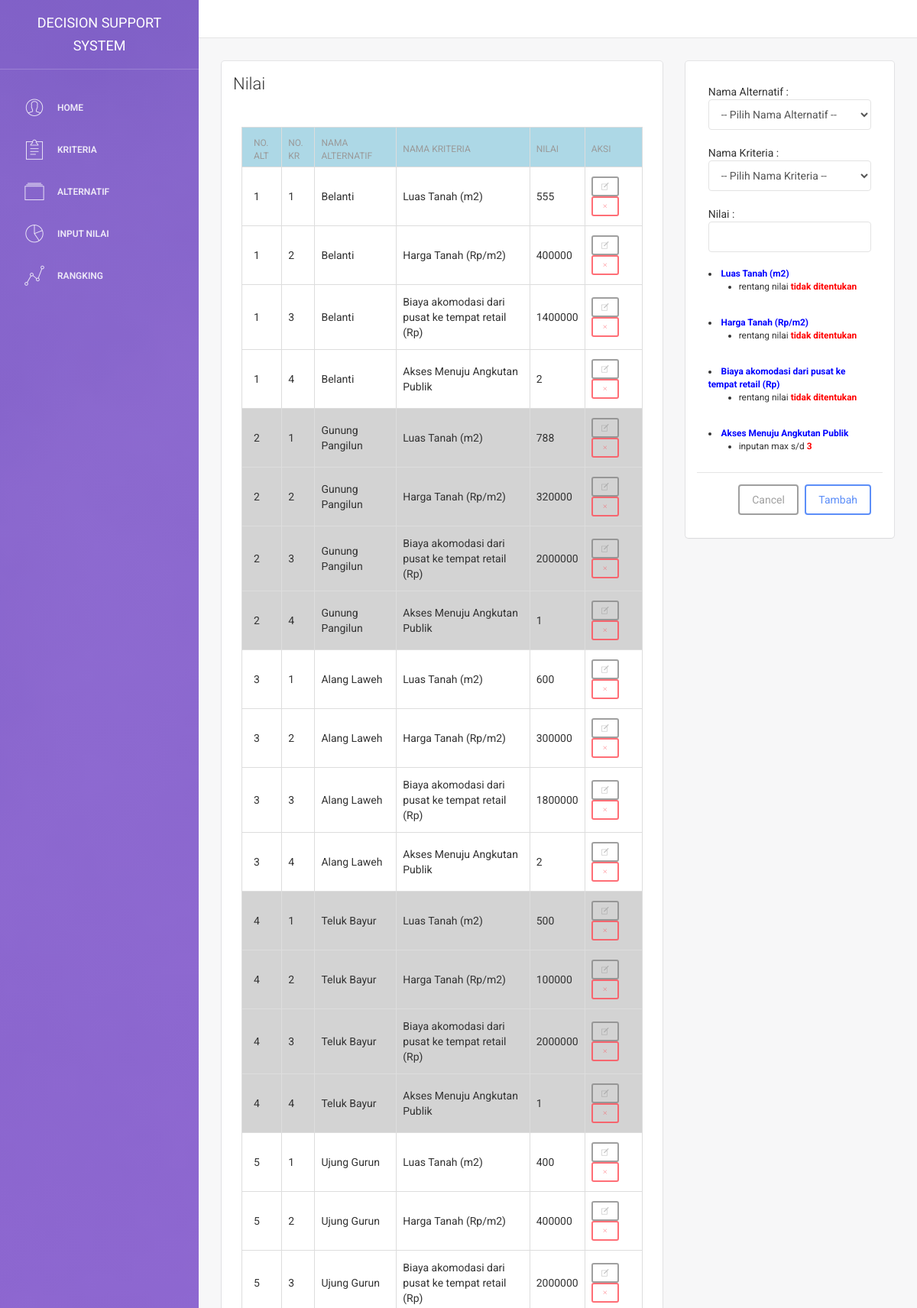
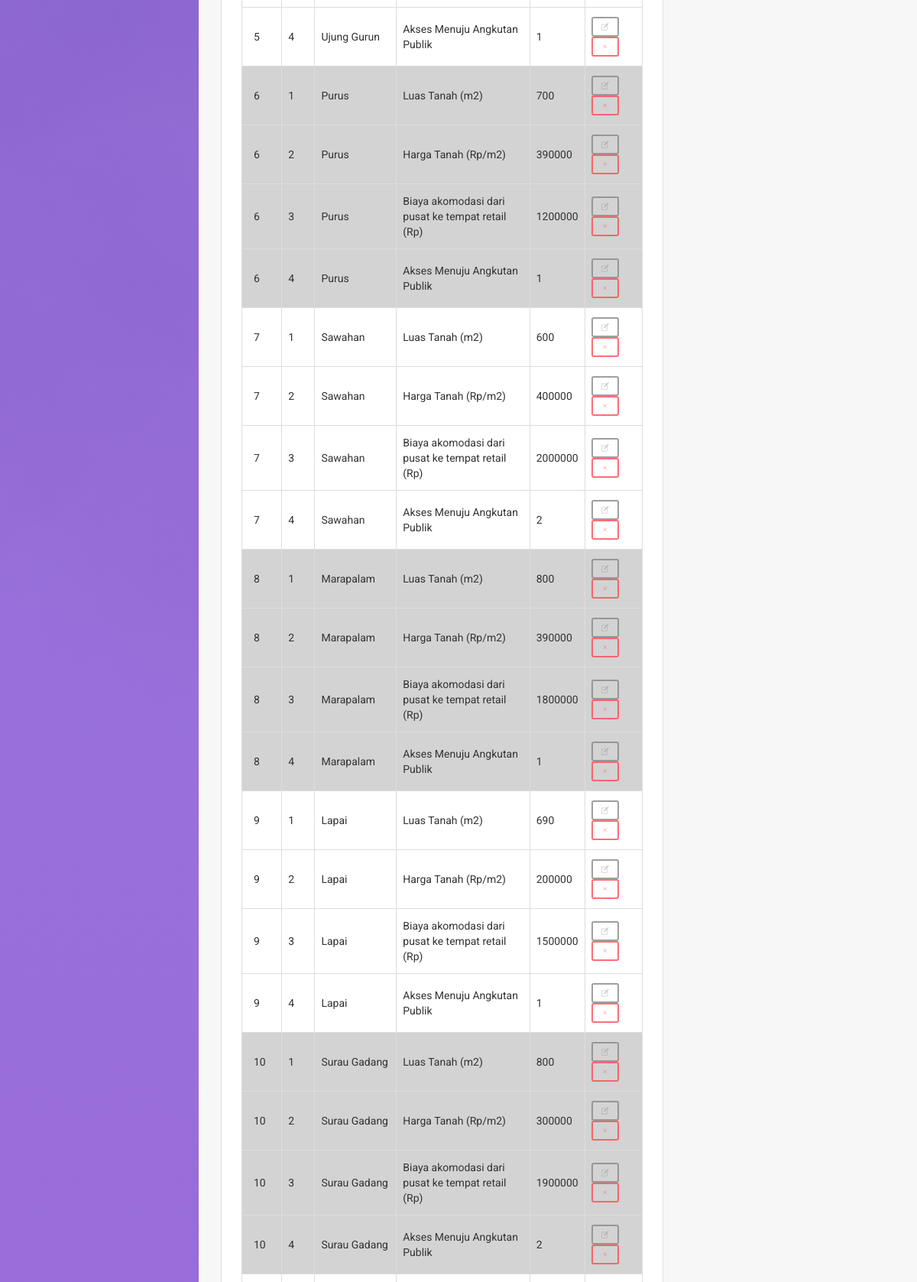
Page /nilai.php (upper part) on the committed database (2 pictures, top to bottom).
### tables this page shows
CREATE TABLE `talternatif_kriteria` (
  `id_alternatif` int(11) NOT NULL,
  `id_kriteria` int(11) NOT NULL,
  `nilai` double NOT NULL
);

CREATE TABLE `talternatif` (
  `id_alternatif` int(11) NOT NULL,
  `nama_alternatif` varchar(60) NOT NULL,
  `keterangan` text NOT NULL
);

CREATE TABLE `tkriteria` (
  `id_kriteria` int(11) NOT NULL,
  `nama_kriteria` varchar(60) NOT NULL,
  `kepentingan` double NOT NULL,
  `costbenefit` varchar(10) NOT NULL,
  `rentangnilai` int(11) NOT NULL
);

### nilai.php (the view, shortened to what this page needs)
<!doctype html>
<html lang="en">
<head>
	<?php include 'layout/head.php'; ?>
</head>
<body>
<div class="wrapper">
		<?php include 'layout/sidebar.php' ?>
    <div class="main-panel">
		<nav class="navbar navbar-default navbar-fixed">
    </nav>
        <div class="content">
            <div class="container-fluid">
                <div class="row">
                    <div class="col-md-8">
                        <div class="card">
                            <div class="header">
                                <h4 class="title">Nilai</h4>
                            </div>
                            <div class="content">
                                <form>
                                    <div class="row">
																			<div class="content">
																				<div class="row" style="margin:2%;">
																					<table
													                  class="table table-striped table-bordered table-hover table-highlight table-checkable"
													                  data-provide="datatable"
													                  data-display-rows="10"
													                  data-info="true"
													                  data-search="true"
													                  data-length-change="true"
													                  data-paginate="true"
													                  id="dataTable"
													                >
													                    <thead>
													                      <tr style="background-color: lightblue">
													                        <th>No. Alt</th>
													                        <th>No. Kr</th>
													                        <th data-direction="asc" data-filterable="true" data-sortable="true">Nama Alternatif</th>
													                        <th data-filterable="true" data-sortable="true" >Nama Kriteria</th>
													                        <th data-direction="asc" data-filterable="true" data-sortable="true">Nilai</th>
													                        <th data-filterable="false" class="hidden-xs hidden-sm">Aksi</th>
													                      </tr>
													                    </thead>
													                    <tbody>
													                      <?php
													            $calt=mysql_query("SELECT min(id_alternatif) as min FROM talternatif");
													            while ($hasil=mysql_fetch_assoc($calt)) {
													              $alt1 = $hasil['min'];
													            }
													            $kriteria=mysql_query("SELECT * FROM talternatif_kriteria,tkriteria,talternatif
													                        WHERE talternatif_kriteria.id_alternatif=talternatif.id_alternatif AND
													                      talternatif_kriteria.id_kriteria=tkriteria.id_kriteria ORDER BY talternatif.id_alternatif ASC");
													            $no=1;
													            $nomor=1;
													            $warna="white";
													            while($kr=mysql_fetch_array($kriteria)){
													              $nilai= $kr['nilai'];
													              $alt2=$kr['id_alternatif'];
													              if ($alt1!=$alt2) {
													                $alt1=$alt2;
													                $no++;$nomor=1;
													              }
													            if ($no%2==0) {
													                $warna="lightgray";
													              }
													            else {
													                $warna="white";
													              }
													              echo"
													              <tr style=background-color:".$warna.">
													              <td>$no</td>
													              <td>$nomor</td>
													              <td>$kr[nama_alternatif]</td>
													              <td>$kr[nama_kriteria]</td>
													              <td>$nilai</td>
													              <td>";
													              if ($kr['rentangnilai']>1) {
													                $r=' inputan max s/d <font color="red"><b>'.$kr['rentangnilai'].'</b></font>';
													              }
													              else {
													                $r=' rentang nilai <font color="red"><b>tidak ditentukan</b></font>';
													              }
													              echo '
													                <a data-toggle="modal" data-target="#n'.$kr['id_alternatif'].'_'.$kr['id_kriteria'].'"><button type="button" class="btn btn-sm pe-7s-note"></button></a>
													                <a data-toggle="modal" data-target="#hapusn'.$kr['id_alternatif'].'_'.$kr['id_kriteria'].'"><button type="button" class="btn btn-danger btn-sm pe-7s-close"></button></a>
													                  <div class="modal fade" id="n'.$kr['id_alternatif'].'_'.$kr['id_kriteria'].'" tabindex="-1" role="dialog" aria-labelledby="exampleModalLabel" aria-hidden="true">
													                      Alternatif :<input class="form-control" name="" value="'.$kr['nama_alternatif'].'" disabled>
													                      Kriteria : <input class="form-control" type="text" name="" value="'.$kr['nama_kriteria'].'" disabled>
													                      Nilai : <input class="form-control" type="number" name="txtNilai" value="'.$kr['nilai'].'">
													                      <input type="hidden" name="idalt" value="'.$kr['id_alternatif'].'">
													                      <input type="hidden" name="idk" value="'.$kr['id_kriteria'].'">
													                      <br/><small><font color="blue"><b>'.$kr['nama_kriteria'].'</b></font>'.$r.'</small>
													              </div>
													              <div class="modal fade" id="hapusn'.$kr['id_alternatif'].'_'.$kr['id_kriteria'].'" tabindex="-1" role="dialog" aria-labelledby="exampleModalLabel" aria-hidden="true">
													                  <div class="modal-body">Yakin hapus nilai alternatif-kriteria: '.$kr['nama_alternatif'].' <br/>'.$kr['nama_kriteria'].' = '.$kr['nilai'].' ?</div>
													                    <a class="btn btn-danger" href="controller/hapusnilai.php?idalt='.$kr['id_alternatif'].'&idk='.$kr['id_kriteria'].'">Hapus</a>
													            </div>
													                ';
													              echo "
													              </td>
													              </tr>
													              ";
													              $nomor++;
													           }
													            ?>
													                    </tbody>
													                  </table>
																				</div>
																			</div>
                                    </div>
                                </form>
                            </div>
                        </div>
                    </div>
                    <div class="col-md-4">
											<div class="card card-user">
													<div class="modal-body">
														<form method='post' action='controller/tambahnilai.php'>
					                    <div class="modal-body">
					                      <select id="s2_basic" class="form-control" name="cboAlternatif">
					                      <option>-- Pilih Nama Alternatif --</option>
					                      </select> <br/>
					                      <select id="s2_basic" class="form-control" name="cboKriteria">
					                      <option>-- Pilih Nama Kriteria --</option>
					                      </select> <br/>
					                      <input type="number" class="form-control"  name="txtNilai">
					                      <?php
					                      $c=mysql_query("SELECT * FROM tkriteria");
					                      while ($show=mysql_fetch_assoc($c)) {
					                        if ($show['rentangnilai']>1) {
					                          $r='<ul><li> inputan max s/d <font color="red"><b>'.$show['rentangnilai'].'</b></font></li></ul>';
					                        }
					                        else {
					                          $r='<ul><li> rentang nilai <font color="red"><b>tidak ditentukan</b></font></li></ul>';
					                        }
					                        echo '<br/><small><li><font color="blue"><b>'.$show['nama_kriteria'].'</b></font></li>'.$r.'</small>';
					                      }
					                    ?>
					                    </div>
					                    <div class="modal-footer">
					                      <button class="btn btn-secondary" type="button" data-dismiss="modal">Cancel</button>
					                      <input class="btn btn-primary" type='submit' name="submit" value="Tambah"></button>
					                    </div>
				                  </form>
											</div>
                    </div>
                </div>
            </div>
        </div>
    </div>
</div>
</body>
</html>

### rows in the picture
talternatif_kriteria: no "1", nomor "1", id_alternatif.nama_alternatif "Belanti", id_kriteria.nama_kriteria "Luas Tanah (m2)", nilai "555"
talternatif_kriteria: no "1", nomor "2", id_alternatif.nama_alternatif "Belanti", id_kriteria.nama_kriteria "Harga Tanah (Rp/m2)", nilai "400000"
talternatif_kriteria: no "1", nomor "3", id_alternatif.nama_alternatif "Belanti", id_kriteria.nama_kriteria "Biaya akomodasi dari pusat ke tempat retail (Rp)", nilai "1400000"
talternatif_kriteria: no "1", nomor "4", id_alternatif.nama_alternatif "Belanti", id_kriteria.nama_kriteria "Akses Menuju Angkutan Publik", nilai "2"
talternatif_kriteria: no "2", nomor "1", id_alternatif.nama_alternatif "Gunung Pangilun", id_kriteria.nama_kriteria "Luas Tanah (m2)", nilai "788"
talternatif_kriteria: no "2", nomor "2", id_alternatif.nama_alternatif "Gunung Pangilun", id_kriteria.nama_kriteria "Harga Tanah (Rp/m2)", nilai "320000"
talternatif_kriteria: no "2", nomor "3", id_alternatif.nama_alternatif "Gunung Pangilun", id_kriteria.nama_kriteria "Biaya akomodasi dari pusat ke tempat retail (Rp)", nilai "2000000"
talternatif_kriteria: no "2", nomor "4", id_alternatif.nama_alternatif "Gunung Pangilun", id_kriteria.nama_kriteria "Akses Menuju Angkutan Publik", nilai "1"
talternatif_kriteria: no "3", nomor "1", id_alternatif.nama_alternatif "Alang Laweh", id_kriteria.nama_kriteria "Luas Tanah (m2)", nilai "600"
talternatif_kriteria: no "3", nomor "2", id_alternatif.nama_alternatif "Alang Laweh", id_kriteria.nama_kriteria "Harga Tanah (Rp/m2)", nilai "300000"
talternatif_kriteria: no "3", nomor "3", id_alternatif.nama_alternatif "Alang Laweh", id_kriteria.nama_kriteria "Biaya akomodasi dari pusat ke tempat retail (Rp)", nilai "1800000"
talternatif_kriteria: no "3", nomor "4", id_alternatif.nama_alternatif "Alang Laweh", id_kriteria.nama_kriteria "Akses Menuju Angkutan Publik", nilai "2"
talternatif_kriteria: no "4", nomor "1", id_alternatif.nama_alternatif "Teluk Bayur", id_kriteria.nama_kriteria "Luas Tanah (m2)", nilai "500"
talternatif_kriteria: no "4", nomor "2", id_alternatif.nama_alternatif "Teluk Bayur", id_kriteria.nama_kriteria "Harga Tanah (Rp/m2)", nilai "100000"
talternatif_kriteria: no "4", nomor "3", id_alternatif.nama_alternatif "Teluk Bayur", id_kriteria.nama_kriteria "Biaya akomodasi dari pusat ke tempat retail (Rp)", nilai "2000000"
talternatif_kriteria: no "4", nomor "4", id_alternatif.nama_alternatif "Teluk Bayur", id_kriteria.nama_kriteria "Akses Menuju Angkutan Publik", nilai "1"
talternatif_kriteria: no "5", nomor "1", id_alternatif.nama_alternatif "Ujung Gurun", id_kriteria.nama_kriteria "Luas Tanah (m2)", nilai "400"
talternatif_kriteria: no "5", nomor "2", id_alternatif.nama_alternatif "Ujung Gurun", id_kriteria.nama_kriteria "Harga Tanah (Rp/m2)", nilai "400000"
talternatif_kriteria: no "5", nomor "3", id_alternatif.nama_alternatif "Ujung Gurun", id_kriteria.nama_kriteria "Biaya akomodasi dari pusat ke tempat retail (Rp)", nilai "2000000"
talternatif_kriteria: no "5", nomor "4", id_alternatif.nama_alternatif "Ujung Gurun", id_kriteria.nama_kriteria "Akses Menuju Angkutan Publik", nilai "1"
talternatif_kriteria: no "6", nomor "1", id_alternatif.nama_alternatif "Purus", id_kriteria.nama_kriteria "Luas Tanah (m2)", nilai "700"
talternatif_kriteria: no "6", nomor "2", id_alternatif.nama_alternatif "Purus", id_kriteria.nama_kriteria "Harga Tanah (Rp/m2)", nilai "390000"
talternatif_kriteria: no "6", nomor "3", id_alternatif.nama_alternatif "Purus", id_kriteria.nama_kriteria "Biaya akomodasi dari pusat ke tempat retail (Rp)", nilai "1200000"
talternatif_kriteria: no "6", nomor "4", id_alternatif.nama_alternatif "Purus", id_kriteria.nama_kriteria "Akses Menuju Angkutan Publik", nilai "1"
talternatif_kriteria: no "7", nomor "1", id_alternatif.nama_alternatif "Sawahan", id_kriteria.nama_kriteria "Luas Tanah (m2)", nilai "600"
talternatif_kriteria: no "7", nomor "2", id_alternatif.nama_alternatif "Sawahan", id_kriteria.nama_kriteria "Harga Tanah (Rp/m2)", nilai "400000"
talternatif_kriteria: no "7", nomor "3", id_alternatif.nama_alternatif "Sawahan", id_kriteria.nama_kriteria "Biaya akomodasi dari pusat ke tempat retail (Rp)", nilai "2000000"
talternatif_kriteria: no "7", nomor "4", id_alternatif.nama_alternatif "Sawahan", id_kriteria.nama_kriteria "Akses Menuju Angkutan Publik", nilai "2"
talternatif_kriteria: no "8", nomor "1", id_alternatif.nama_alternatif "Marapalam", id_kriteria.nama_kriteria "Luas Tanah (m2)", nilai "800"
talternatif_kriteria: no "8", nomor "2", id_alternatif.nama_alternatif "Marapalam", id_kriteria.nama_kriteria "Harga Tanah (Rp/m2)", nilai "390000"
talternatif_kriteria: no "8", nomor "3", id_alternatif.nama_alternatif "Marapalam", id_kriteria.nama_kriteria "Biaya akomodasi dari pusat ke tempat retail (Rp)", nilai "1800000"
talternatif_kriteria: no "8", nomor "4", id_alternatif.nama_alternatif "Marapalam", id_kriteria.nama_kriteria "Akses Menuju Angkutan Publik", nilai "1"
talternatif_kriteria: no "9", nomor "1", id_alternatif.nama_alternatif "Lapai", id_kriteria.nama_kriteria "Luas Tanah (m2)", nilai "690"
talternatif_kriteria: no "9", nomor "2", id_alternatif.nama_alternatif "Lapai", id_kriteria.nama_kriteria "Harga Tanah (Rp/m2)", nilai "200000"
talternatif_kriteria: no "9", nomor "3", id_alternatif.nama_alternatif "Lapai", id_kriteria.nama_kriteria "Biaya akomodasi dari pusat ke tempat retail (Rp)", nilai "1500000"
talternatif_kriteria: no "9", nomor "4", id_alternatif.nama_alternatif "Lapai", id_kriteria.nama_kriteria "Akses Menuju Angkutan Publik", nilai "1"
talternatif_kriteria: no "10", nomor "1", id_alternatif.nama_alternatif "Surau Gadang", id_kriteria.nama_kriteria "Luas Tanah (m2)", nilai "800"
talternatif_kriteria: no "10", nomor "2", id_alternatif.nama_alternatif "Surau Gadang", id_kriteria.nama_kriteria "Harga Tanah (Rp/m2)", nilai "300000"
talternatif_kriteria: no "10", nomor "3", id_alternatif.nama_alternatif "Surau Gadang", id_kriteria.nama_kriteria "Biaya akomodasi dari pusat ke tempat retail (Rp)", nilai "1900000"
talternatif_kriteria: no "10", nomor "4", id_alternatif.nama_alternatif "Surau Gadang", id_kriteria.nama_kriteria "Akses Menuju Angkutan Publik", nilai "2"
